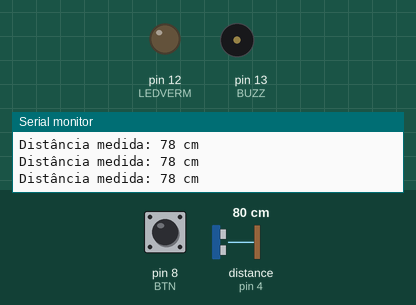
This sketch was run on a simulated Arduino Uno, built with avr-gcc and run on an emulated ATmega328P. Shown: output pins drawn as LEDs (lit = HIGH), buzzer (waves = sounding), the last lines printed to the serial monitor. Wiring (inferred from the names in the program): ultrasonic range finder: trigger pin 3; echo pin 4. Dashed ring = blinking. The inputs (shaded band) are chosen by the test bench; at power-on: distance to the obstacle (sensor on pin 4) 80 cm, pin 8 (BTN) HIGH. The echo pulse lasts 58.3 µs per cm; pins used as bus, display or sensor lines are not drawn.

Above: at 1.2 s.
1.3 s: distance to the obstacle (sensor on pin 4) set to 57 cm
4.3 s: distance to the obstacle (sensor on pin 4) set to 47 cm
At 5.15 s:
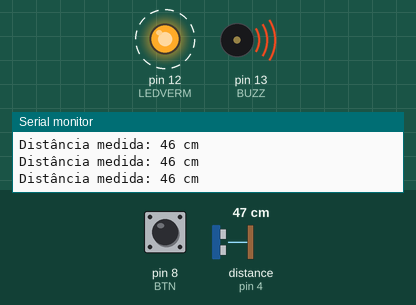
7.3 s: pin 8 (BTN) pulled LOW for 0.15 s
At 8.4 s:
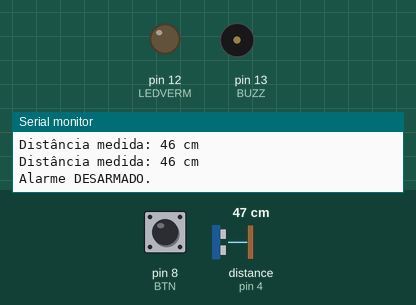
8.9 s: pin 8 (BTN) pulled LOW for 1 s
At 9.14 s:
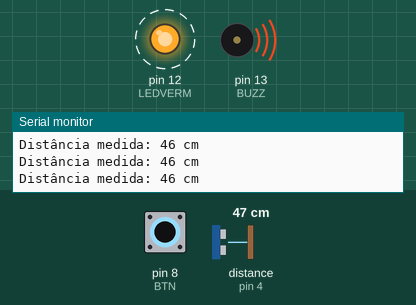
12.9 s: pin 8 (BTN) pulsed LOW 2 times (0.12 s each, 0.3 s apart)
At 13.4 s:
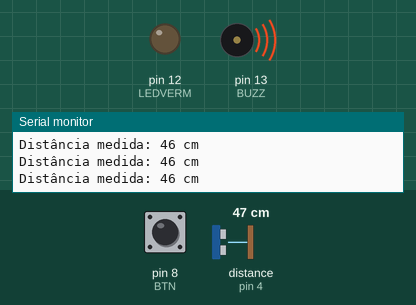
16.5 s: pin 8 (BTN) pulled LOW for 3.2 s
At 17.4 s:
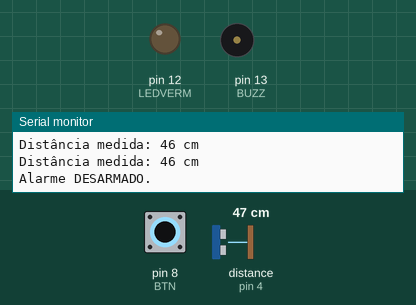
Timing chart, 0 to 19.5 s (numbered marks = the images above; inputs shaded):
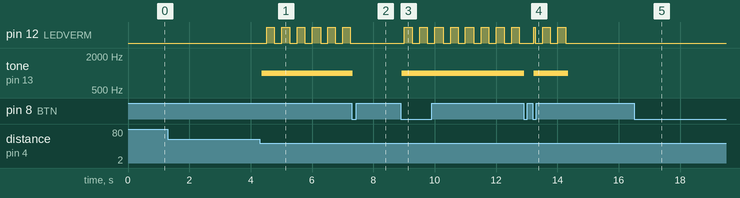

The sketch:

sketch_sistem_C.ino
```cpp
// Pinos
const int TRIG = 3;       // Pino Trigger do HC-SR04
const int ECHO = 4;       // Pino Echo do HC-SR04
const int LEDVERM = 12;   // LED vermelho
const int BUZZ = 13;      // Buzzer
const int BTN = 8;        // Botão para desarmar

// Variáveis de controle
bool alarmArmed = true;        // Estado do alarme (armado por padrão)
bool lastButtonState = HIGH;   // Estado anterior do botão
unsigned long lastDebounceTime = 0; // Para debounce
unsigned long debounceDelay = 50;   // Tempo para debounce
unsigned long lastAlarmTime = 0;    // Para o controle do alarme
unsigned long alarmStartTime = 0;   // Marca o início do alarme

bool isAlarmActive = false;    // Indica se o alarme está ativo ou no intervalo
const int DISTANCE_THRESHOLD = 50; // Distância mínima (em cm) para ativar o alarme

void setup()
{
  pinMode(TRIG, OUTPUT);       // Configura o pino Trigger como saída
  pinMode(ECHO, INPUT);        // Configura o pino Echo como entrada
  pinMode(LEDVERM, OUTPUT);    // Configura o LED como saída
  pinMode(BUZZ, OUTPUT);       // Configura o buzzer como saída
  pinMode(BTN, INPUT_PULLUP);  // Configura o botão como entrada com pull-up interno
  Serial.begin(9600);          // Inicia a comunicação serial
}

void loop()
{
  // Leitura do estado do botão com debounce
  int buttonState = digitalRead(BTN);
  if (buttonState == LOW && lastButtonState == HIGH && (millis() - lastDebounceTime) > debounceDelay) {
    alarmArmed = !alarmArmed; // Alterna o estado do alarme
    lastDebounceTime = millis(); // Atualiza o tempo do debounce

    // Debug: Estado atual do alarme
    if (alarmArmed)
    {
      Serial.println("Alarme ARMADO.");
    } else {
      Serial.println("Alarme DESARMADO.");
      isAlarmActive = false; // Desativa qualquer alarme ativo
      digitalWrite(LEDVERM, LOW); // Garante que o LED esteja apagado
      noTone(BUZZ);              // Garante que o buzzer esteja desligado
    }
  }
  lastButtonState = buttonState; // Atualiza o estado anterior do botão

  // Verifica o estado do sensor ultrassônico se o alarme estiver armado
  if (alarmArmed)
  {
    int distance = measureDistance(); // Mede a distância

    if (distance > 0 && distance <= DISTANCE_THRESHOLD && !isAlarmActive)
    {
      // Inicia o alarme
      isAlarmActive = true;
      Serial.println("Movimento detectado! Alarme ativado.");
    }

    // Ciclo contínuo de 10 segundos de som seguido de 5 segundos de pausa
    if (isAlarmActive)
    {
      unsigned long currentTime = millis();

      // Controle do ciclo de tocar/pausa
      static bool isAlarmPlaying = true; // Indica se está a tocar ou em pausa
      static unsigned long cycleStartTime = currentTime; // Tempo de início do ciclo atual

      if (isAlarmPlaying && currentTime - cycleStartTime <= 10000)
      {
        // Tocar o alarme (LED pisca e buzzer toca)
        digitalWrite(LEDVERM, millis() % 500 < 250 ? HIGH : LOW); // LED pisca a cada 250ms
        tone(BUZZ, 1000); // Sinal sonoro com frequência de 1000Hz
      }
      else if (isAlarmPlaying && currentTime - cycleStartTime > 10000)
      {
        // Termina o ciclo de tocar e inicia a pausa
        isAlarmPlaying = false;
        cycleStartTime = currentTime; // Reinicia o tempo do ciclo
        digitalWrite(LEDVERM, LOW); // Garante que o LED esteja apagado
        noTone(BUZZ);              // Silencia o buzzer
        Serial.println("Pausa do alarme.");
      }
      else if (!isAlarmPlaying && currentTime - cycleStartTime >= 5000)
      {
        // Termina a pausa e volta a tocar
        isAlarmPlaying = true;
        cycleStartTime = currentTime; // Reinicia o tempo do ciclo
        Serial.println("Alarme retomado.");
      }
    }
  }

  delay(10); // Pequeno atraso para estabilidade
}

// Função para medir a distância com o sensor HC-SR04
int measureDistance()
{
  digitalWrite(TRIG, LOW);
  delayMicroseconds(2);
  digitalWrite(TRIG, HIGH);
  delayMicroseconds(10);
  digitalWrite(TRIG, LOW);

  long duration = pulseIn(ECHO, HIGH); // Mede o tempo de ida e volta do sinal ultrassônico
  int distance = duration * 0.034 / 2; // Calcula a distância em cm

  Serial.print("Distância medida: ");
  Serial.print(distance);
  Serial.println(" cm");
  return distance;
}
```

Measured:
- the behaviour switches between 52 and 51 cm on distance to the obstacle (sensor on pin 4) (found by bisection; images 0 and 1)
- after the input at 4.3 s, pin 12 (LEDVERM): alternates HIGH for 0.24 s and LOW for 0.24 s, starting after 0.22 s; tone on pin 13 (BUZZ): silent → 1000 Hz after 0.06 s
- after the input at 7.3 s, pin 12 (LEDVERM): stops changing and stays LOW; tone on pin 13 (BUZZ): 1000 Hz → silent at once
- after the input at 8.9 s, pin 12 (LEDVERM): alternates HIGH for 0.26 s and LOW for 0.24 s, starting after 0.10 s; tone on pin 13 (BUZZ): silent → 1000 Hz at once
- after the input at 12.9 s, tone on pin 13 (BUZZ): 1000 Hz → silent after 0.02 s instead of 1.5 s
- after the input at 16.5 s, pin 12 (LEDVERM): stops changing and stays LOW; tone on pin 13 (BUZZ): stays silent (without the input it goes to 1000 Hz after 2.9 s)
